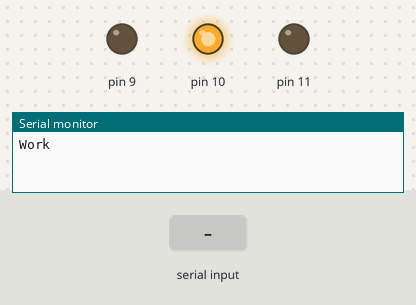
This sketch was run on a simulated Arduino Uno, built with avr-gcc and run on an emulated ATmega328P. Parts: output pins drawn as LEDs (lit = HIGH), the last lines printed to the serial monitor. Inputs (shaded band) come from the test bench.

Above: at 1.2 s.
1.3 s: "90,45\n" received over Serial
At 3.5 s:
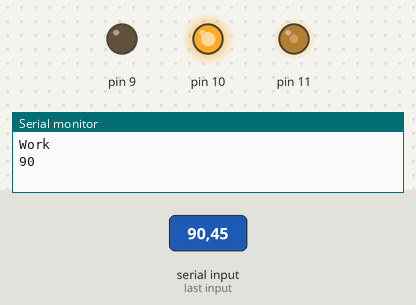
3.8 s: "30,150\n" received over Serial
At 5.7 s:
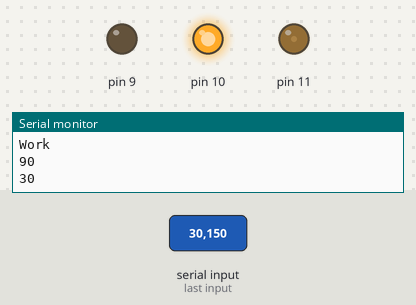
6.3 s: "200\n" received over Serial
At 8.5 s:
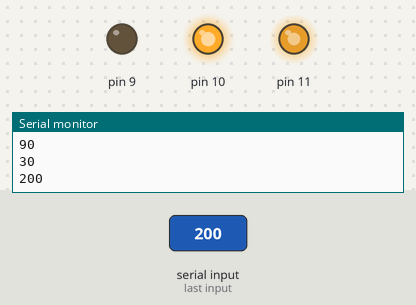
8.8 s: "90\n" received over Serial
At 10.6 s:
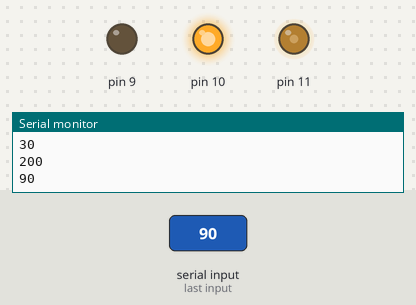
Timing chart, 0 to 12.1 s (numbered marks = the images above; inputs shaded):
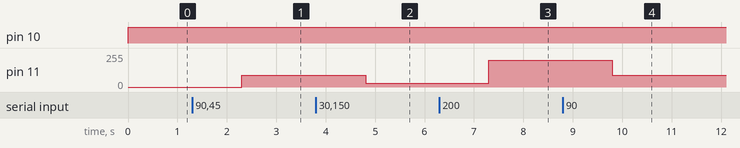

Measured:
- after the input at 1.3 s, pin 11: 0/255 → 90/255 after 1.0 s
- after the input at 3.8 s, pin 11: 90/255 → 30/255 after 1.0 s
- after the input at 6.3 s, pin 11: 30/255 → 200/255 after 1.0 s
- after the input at 8.8 s, pin 11: 200/255 → 90/255 after 1.0 s

The sketch:

Motor.ino
```cpp
String input;
int speed;
void setup() {
  pinMode(11, OUTPUT);
  pinMode(10, OUTPUT);
  pinMode(9, OUTPUT);

  Serial.begin(9600);
  Serial.println("Work");
}

void loop() {
  if(Serial.available()){
    input = Serial.readString();
    speed = input.toInt();
    Serial.println(speed);
  }

  if(speed<0){
    analogWrite(11, speed/-1);
    digitalWrite(10, LOW);
    digitalWrite(9, HIGH);
  }else{
    analogWrite(11, speed);
    digitalWrite(10, HIGH);
    digitalWrite(9, LOW);
  }
}
```
